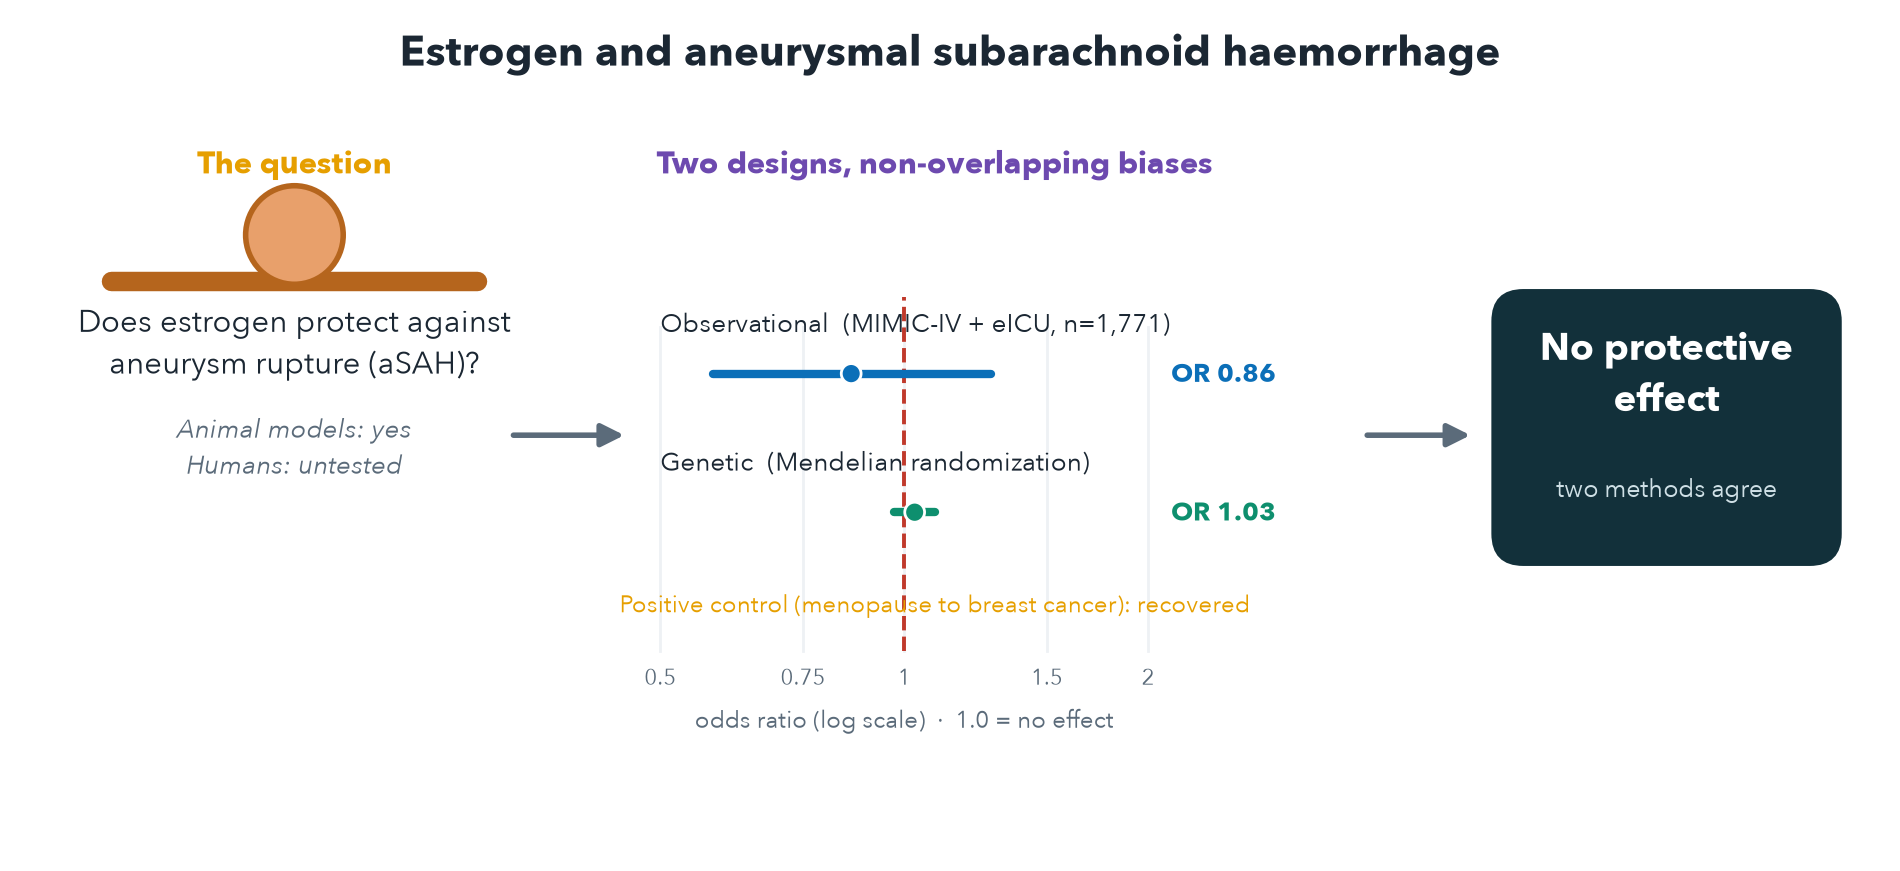

Here is the Python script that generated this plot:
"""Graphical abstract (journal TOC): question -> two designs -> convergent null."""
import matplotlib
matplotlib.use("Agg")
import numpy as np
import matplotlib.pyplot as plt
from matplotlib.patches import Circle, FancyArrowPatch, FancyBboxPatch

plt.rcParams.update({"font.family": ["Avenir Next", "Arial"], "font.size": 11})
INK = "#1b2733"; MUTE = "#5b6b7a"
BLUE = "#0B6FB8"; GREEN = "#0E8F6E"; ORANGE = "#E69F00"; RED = "#c0392b"; PUR = "#6D4AAF"

fig, ax = plt.subplots(figsize=(12, 5.4)); ax.axis("off")
ax.set_xlim(0, 122); ax.set_ylim(0, 54)

ax.text(61, 51, "Estrogen and aneurysmal subarachnoid haemorrhage",
        ha="center", fontsize=15, fontweight="bold", color=INK)

# ---------- Zone 1: the question ----------
ax.text(18, 44, "The question", ha="center", fontsize=11, fontweight="bold", color=ORANGE)
ax.plot([6, 30], [37, 37], color="#b5651d", lw=7, solid_capstyle="round", zorder=1)
ax.add_patch(Circle((18, 40), 3.2, facecolor="#e8a06b", edgecolor="#b5651d", lw=2, zorder=2))
ax.text(18, 31, "Does estrogen protect against\naneurysm rupture (aSAH)?",
        ha="center", fontsize=11, color=INK)
ax.text(18, 24.5, "Animal models: yes\nHumans: untested",
        ha="center", fontsize=9.5, color=MUTE, style="italic")

# ---------- Zone 2: two designs, mini forest ----------
ax.text(60, 44, "Two designs, non-overlapping biases", ha="center", fontsize=11,
        fontweight="bold", color=PUR)

x0, x1 = 42, 74
def fx(orr):
    lo, hi = np.log(0.5), np.log(2.0)
    return x0 + (np.log(orr) - lo) / (hi - lo) * (x1 - x0)

for orr in (0.5, 0.75, 1.0, 1.5, 2.0):
    ax.plot([fx(orr), fx(orr)], [13, 34], color="#eef1f4", lw=1, zorder=0)
    ax.text(fx(orr), 10.8, f"{orr:g}", ha="center", fontsize=8, color=MUTE)
ax.plot([fx(1.0), fx(1.0)], [13, 36], color=RED, ls="--", lw=1.4, zorder=1)
ax.text((x0 + x1) / 2, 8, "odds ratio (log scale)  ·  1.0 = no effect",
        ha="center", fontsize=8.5, color=MUTE)

rows = [
    ("Observational  (MIMIC-IV + eICU, n=1,771)", 0.86, 0.58, 1.28, BLUE, 31),
    ("Genetic  (Mendelian randomization)",         1.03, 0.97, 1.09, GREEN, 22),
]
for label, orr, lo, hi, c, yy in rows:
    ax.plot([fx(lo), fx(hi)], [yy, yy], color=c, lw=3, solid_capstyle="round", zorder=3)
    ax.add_patch(Circle((fx(orr), yy), 0.65, facecolor=c, edgecolor="white", lw=1, zorder=4))
    ax.text(x0, yy + 2.7, label, ha="left", fontsize=9.3, color=INK)
    ax.text(x1 + 1.5, yy, f"OR {orr:.2f}", ha="left", va="center", fontsize=9.4,
            fontweight="bold", color=c)

ax.text(60, 15.5, "Positive control (menopause to breast cancer): recovered",
        ha="center", fontsize=8.8, color=ORANGE)

# ---------- Zone 3: conclusion ----------
ax.add_patch(FancyBboxPatch((97, 19), 22, 17, boxstyle="round,pad=0.4,rounding_size=2",
             facecolor="#12303a", edgecolor="#12303a"))
ax.text(108, 31, "No protective\neffect", ha="center", va="center", fontsize=13.5,
        fontweight="bold", color="white")
ax.text(108, 23.5, "two methods agree", ha="center", va="center", fontsize=9, color="#cfe0e6")

# arrows between zones (clear of labels)
ax.add_patch(FancyArrowPatch((32, 27), (40, 27), arrowstyle="-|>", mutation_scale=17,
             color=MUTE, lw=2))
ax.add_patch(FancyArrowPatch((88, 27), (95.5, 27), arrowstyle="-|>", mutation_scale=17,
             color=MUTE, lw=2))

fig.savefig("/Volumes/Niels 2/MIMIC/estrogen-asah-two-designs/paper/figures/graphical_abstract.png",
            dpi=200, bbox_inches="tight", facecolor="white")
print("saved")
